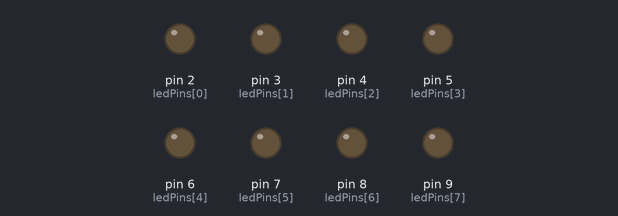
Simulated run of this sketch. Board: Arduino Uno, built with avr-gcc and run on an emulated ATmega328P. Parts: output pins drawn as LEDs (lit = HIGH).

Above: at 1.0 s.
At 4.0 s:
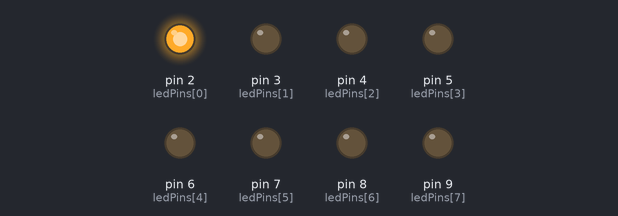
At 7.0 s:
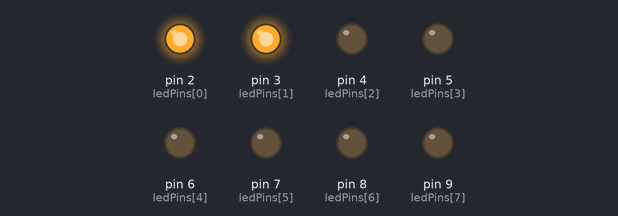
At 9.0 s:
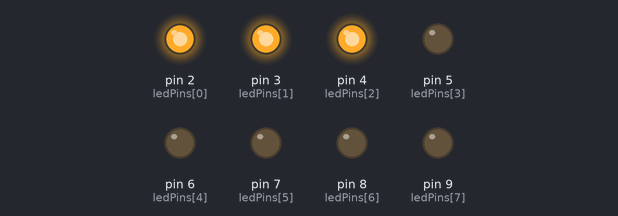
At 11.0 s:
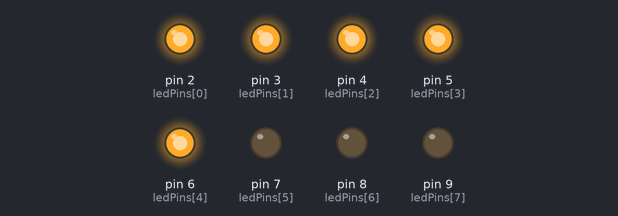
At 14.0 s:
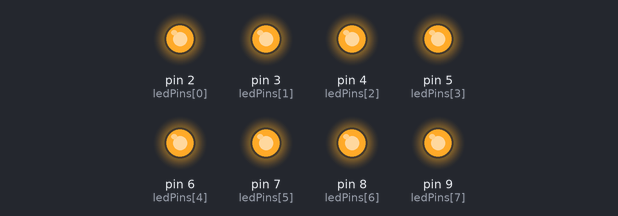
Timing chart, 0 to 20.8 s (numbered marks = the images above):
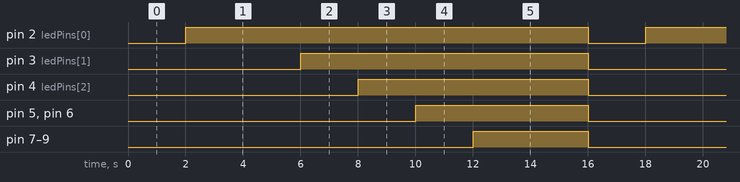

Measured:
- by itself, pin 2 (ledPins[0]): alternates HIGH for 14.0 s and LOW for 2.0 s
- by itself, pin 3 (ledPins[1]): alternates HIGH for 10.0 s and LOW for 6.0 s
- by itself, pin 4 (ledPins[2]): alternates HIGH for 8.0 s and LOW for 8.0 s
- by itself, pin 5 (ledPins[3]), pin 6 (ledPins[4]): alternates HIGH for 6.0 s and LOW for 10.0 s
- by itself, pin 7 (ledPins[5]), pin 8 (ledPins[6]), pin 9 (ledPins[7]): alternates HIGH for 4.0 s and LOW for 12.0 s

The sketch:

Ejercicio_Fibonacci_8LEDs.ino
```cpp
int ledPins[] = {2, 3, 4, 5, 6, 7, 8, 9}; // pines de los LEDS
int nums = 8;

void setup() {
  for (int i = 0; i < nums; i++) {
    pinMode(ledPins[i], OUTPUT);
  }
}

void loop() {
  int fibonacci[] = {0, 1, 1, 2, 3, 5, 8, 13};

  for (int i = 0; i < nums; i++) {
    int val = fibonacci[i]; // valor actual

    for (int j = 0; j < nums; j++) {
      if (j < val) {
        digitalWrite(ledPins[j], HIGH);
      } else {
        digitalWrite(ledPins[j], LOW);
      }
    }
    delay(2000);
  }
}
```
